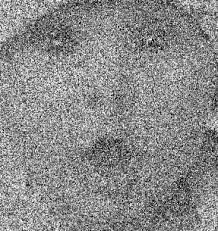
#> input picture w2/baby.jpeg, 218 x 231 px
$ jupyter execute lab9.ipynb
#> lines starting #> are read from the running program, lines starting #| are printed output that depends on the picture
[cell 1]
import cv2
import numpy as np
import matplotlib.pyplot as plt
import glob
import os
import random

# Lấy danh sách các file ảnh trong thư mục
image_files = glob.glob("baby.jpeg") + glob.glob("flower.jpeg") + glob.glob("balloons_noisy.png")

for file in image_files:
    img = cv2.imread(file)
#> img is the input picture: shape (231, 218, 3); min 0, max 255, mean 137.8
    img_rgb = cv2.cvtColor(img, cv2.COLOR_BGR2RGB)

    # Khử nhiễu bằng median filter
    img_denoised = cv2.medianBlur(img, 5)
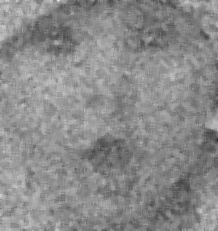
#> img_denoised: shape (231, 218, 3); min 50, max 221, mean 138.5
    # Chuyển sang không gian màu HSV
    img_hsv = cv2.cvtColor(img_denoised, cv2.COLOR_BGR2HSV)
#> img_hsv: shape (231, 218, 3); mean H, S, V 0, 0, 138.5
    # Tạo giá trị ngẫu nhiên cho từng kênh HSV
    h_shift = random.randint(-100, 100)
    s_shift = random.randint(-100, 100)
    v_shift = random.randint(-100, 100)
    # Đổi màu từng kênh, đảm bảo giá trị nằm trong khoảng hợp lệ
    img_hsv = img_hsv.astype(np.int16)
#> img_hsv: shape (231, 218, 3) int16; mean H, S, V 0, 0, 138.5
    img_hsv[..., 0] = np.clip(img_hsv[..., 0] + h_shift, 0, 179)  # Hue: 0-179
    img_hsv[..., 1] = np.clip(img_hsv[..., 1] + s_shift, 0, 255)  # Saturation: 0-255
#> img_hsv: shape (231, 218, 3) int16; mean H, S, V 0, 94, 138.5
    img_hsv[..., 2] = np.clip(img_hsv[..., 2] + v_shift, 0, 255)  # Value: 0-255
#> img_hsv: shape (231, 218, 3) int16; mean H, S, V 0, 94, 145.5
    img_hsv = img_hsv.astype(np.uint8)
#> img_hsv: shape (231, 218, 3); mean H, S, V 0, 94, 145.5

    # Hiển thị ảnh gốc và ảnh đã đổi màu HSV
    plt.figure(figsize=(8,4))
    plt.subplot(1,2,1)
    plt.title("Ảnh gốc đã khử nhiễu")
    plt.imshow(cv2.cvtColor(img_denoised, cv2.COLOR_BGR2RGB))
    plt.axis('off')
    plt.subplot(1,2,2)
    plt.title("Ảnh đổi màu HSV ngẫu nhiên")
    plt.imshow(img_hsv)
    plt.axis('off')
    plt.show()
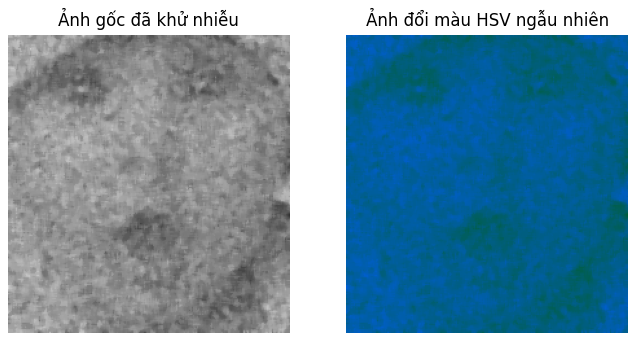
#> figure drawn by matplotlib, 2 panels
#> pass 2 of the loop `for file in image_files:`:
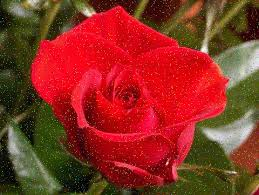
#> input picture w2/flower.jpeg, 259 x 195 px
#> img is the input picture: shape (195, 259, 3); mean B, G, R 35, 49.1, 138.9
#> `img_denoised = cv2.medianBlur(img, 5)`:
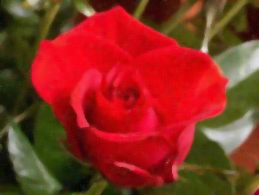
#> img_denoised: shape (195, 259, 3); mean B, G, R 32.9, 47, 138
#> `plt.show()`:
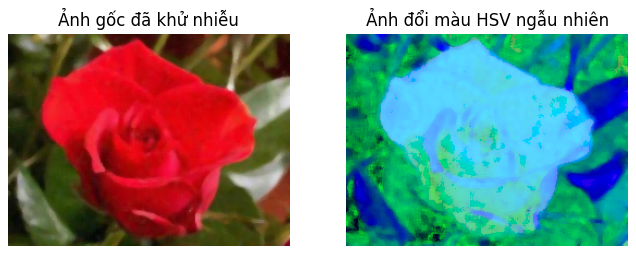
#> figure drawn by matplotlib, 2 panels
#> pass 3 of the loop `for file in image_files:`:
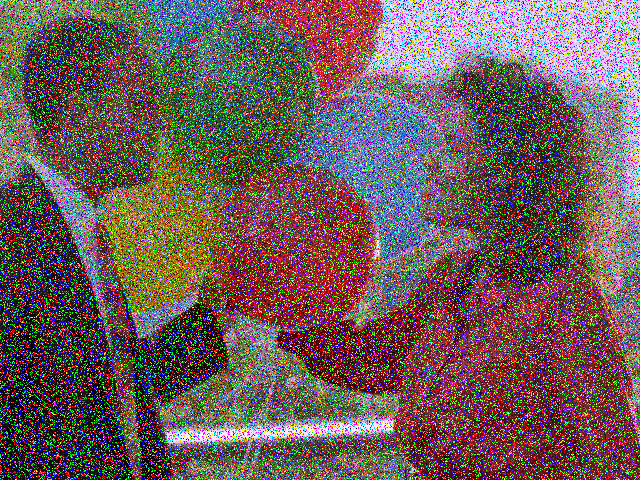
#> input picture w2/balloons_noisy.png, 640 x 480 px
#> img is the input picture: shape (480, 640, 3); mean B, G, R 89.9, 92, 109.1
#> img_rgb: shape (480, 640, 3)
#> `img_denoised = cv2.medianBlur(img, 5)`:
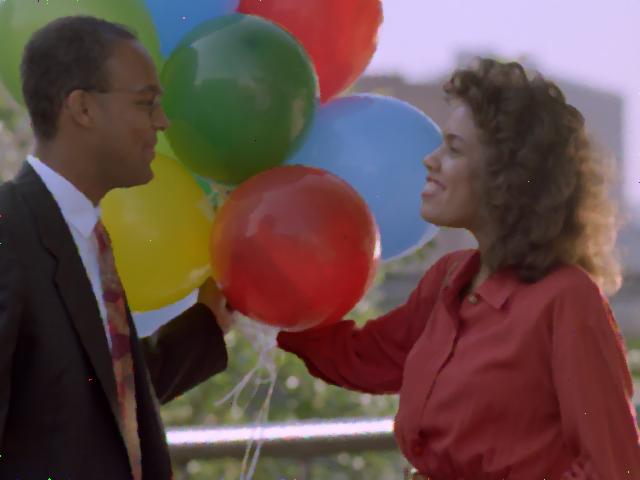
#> img_denoised: shape (480, 640, 3); mean B, G, R 73.6, 76.7, 100.9
#> `plt.show()`:
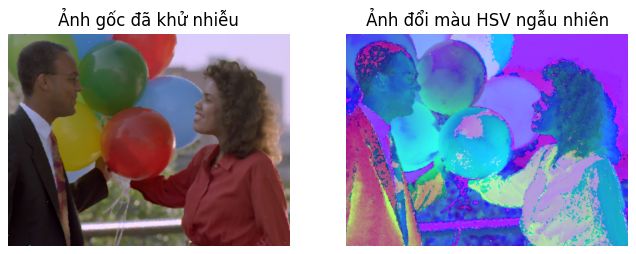
#> figure drawn by matplotlib, 2 panels
